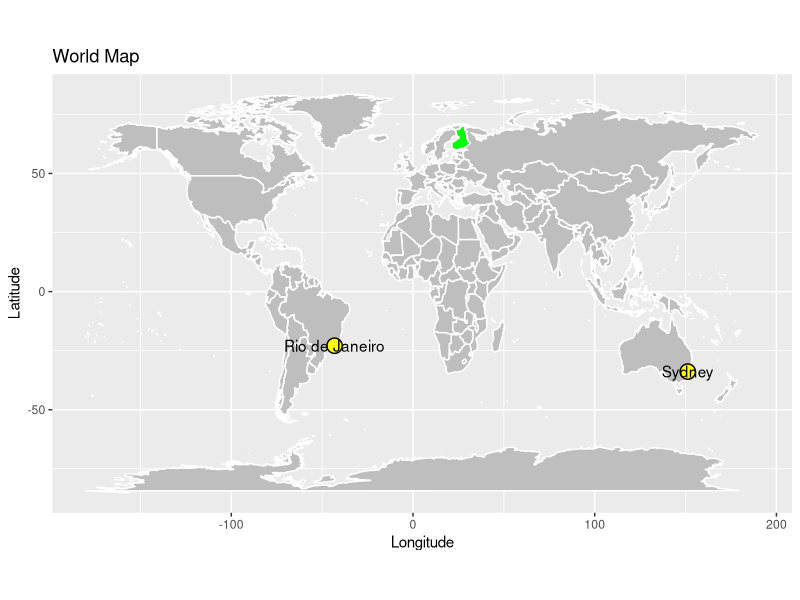

The R script that drew this image:
library("ggplot2")

#Labels
labels <- data.frame(
  long = c(-43.1729, 151.2093),
  lat = c(-22.9068, -33.8688),
  names = c("Rio de Janeiro", "Sydney"),
  stringsAsFactors = FALSE
)  

#World map
world <- map_data("world") #world2 to center on International date line
world$long <- world$long
color <- ifelse(world$region=="Finland", "green", "gray")
ggplot() + 
  geom_polygon(data = world, aes(x=long, y = lat, group = group), fill=color, colour="white") +
  coord_fixed(1.3) +
  geom_point(data = labels, aes(x = long, y = lat), color = "black", size = 5) +
  geom_point(data = labels, aes(x = long, y = lat), color = "yellow", size = 4) +
  geom_text(data = labels, aes(label = names, x = long, y = lat)) +
  #coord_equal(xlim = c(-90,-30), ylim = c(-60, 20)) + #Zoom to a location
  labs(x = "Longitude", y = "Latitude", title = "World Map")
  